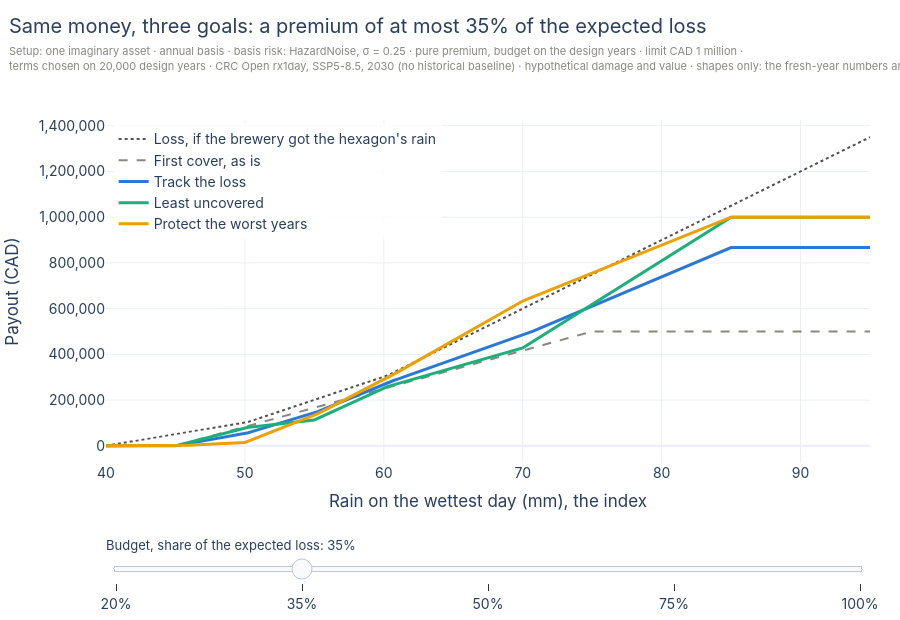

The code cell stored with this chart in its notebook:
### Markdown cell above
Two things move. At the same loss level, basis risk alone cuts how much of the loss
the cover reaches. The plan's form also raises the expected loss, because the
damage curve bends upward: a wetter brewery loses more than a drier one saves.

> 💡 **Key idea: nothing is assumed silently.** The basis-risk model and the split
> are required, and `setup_text` states every other choice next to the numbers.

## 3. Three goals, same money

*Better at what?* The template pays nothing at or below 45 mm, can change slope at
50, 55, 60, 70 and 85 mm, and pays at most CAD 1 million. The plan designed it for
three goals with the same budget, a premium of at most 35% of the expected loss on
the design years (`Budget(ratio=0.35)`), close to what the first cover costs:

| Goal | In plain words | In the module |
|---|---|---|
| Track the loss | Pay close to the loss; paying too much counts as much as too little | `MSE()` |
| Least uncovered | Shrink the loss the payout leaves uncovered, every year alike | `ExpectedUncovered()` |
| Protect the worst years | Weigh mostly the worst tenth of the years for what's left uncovered | `WeightedCVaR(alpha=0.9, beta=0.9)` |

Drag the slider to change the budget of all three; `design` is the plan's design
step as a function.

### Code cell
RATIOS = (0.2, 0.35, 0.5, 0.75, 1.0)
COLORS = dict(zip(GOALS, (BLUE, AQUA, YELLOW)))
designs = {(ratio, goal): design(template, design_years, objective, budget=Budget(ratio=ratio), limit=LIMIT)
           for ratio in RATIOS for goal, objective in GOALS.items()}

rain = np.linspace(40.0, 95.0, 221)
fig = go.Figure()
fig.add_trace(go.Scatter(x=rain, y=ASSET["value_cad"] * np.asarray(DAMAGE.evaluate(rain), dtype=float), mode="lines",
                         name="Loss, if the brewery got the hexagon's rain", line=dict(color=INK, width=2, dash="dot"),
                         hovertemplate="%{x:.0f} mm: loss CAD %{y:,.0f}<extra></extra>"))
fig.add_trace(go.Scatter(x=rain, y=first_cover.payout_values(rain), mode="lines", name="First cover, as is",
                         line=dict(color=MUTED, width=2, dash="dash"),
                         hovertemplate="First cover<br>%{x:.0f} mm: pays CAD %{y:,.0f}<extra></extra>"))
for ratio in RATIOS:
    for goal in GOALS:
        fig.add_trace(go.Scatter(x=rain, y=designs[ratio, goal].cover.payout_values(rain), mode="lines", name=goal,
                                 line=dict(color=COLORS[goal], width=3), visible=ratio == BUDGET.ratio,
                                 hovertemplate=f"{goal}<br>%{{x:.0f}} mm: pays CAD %{{y:,.0f}}<extra></extra>"))


def budget_title(ratio):
    return f"Same money, three goals: a premium of at most {ratio:.0%} of the expected loss"


steps = [dict(method="update", label=f"{ratio:.0%}",
              args=[{"visible": [True, True] + [item == ratio for item in RATIOS for _ in GOALS]},
                    {"title.text": budget_title(ratio)}])
         for ratio in RATIOS]
layout(fig, budget_title(BUDGET.ratio),
       f"Setup: one imaginary asset · annual basis · basis risk: HazardNoise, σ = {SIGMA} · pure premium, budget on the design years · "
       f"limit CAD 1 million ·<br>terms chosen on {N_YEARS:,} design years · CRC Open rx1day, SSP5-8.5, {HORIZON} (no historical baseline) · "
       f"hypothetical damage and value · shapes only: the fresh-year numbers are in section 1",
       xaxis_title="Rain on the wettest day (mm), the index", yaxis=dict(title="Payout (CAD)", tickformat=",.0f"),
       legend=dict(x=0.01, y=0.99, xanchor="left", yanchor="top", bgcolor="rgba(255,255,255,0.85)"), height=620, bottom=130,
       sliders=[dict(active=RATIOS.index(BUDGET.ratio), currentvalue=dict(prefix="Budget, share of the expected loss: ", font=dict(size=13)),
                     pad=dict(t=70), steps=steps)])
fig.show()

### Figure 1 — Plotly figure (JSON) as saved in the notebook; plotly's stock layout.template omitted (floating-point values rounded to 4 significant figures; data arrays with more than 128 entries replaced by an {"elided": "..."} marker saying what was removed)
{"data": [{"hovertemplate": "%{x:.0f} mm: loss CAD %{y:,.0f}<extra></extra>", "line": {"color": "#52514e", "dash": "dot", "width": 2}, "mode": "lines", "name": "Loss, if the brewery got the hexagon's rain", "type": "scatter", "x": {"elided": "221 float values"}, "y": {"elided": "221 float values"}}, {"hovertemplate": "First cover<br>%{x:.0f} mm: pays CAD %{y:,.0f}<extra></extra>", "line": {"color": "#8a8880", "dash": "dash", "width": 2}, "mode": "lines", "name": "First cover, as is", "type": "scatter", "x": {"elided": "221 float values"}, "y": {"elided": "221 float values"}}, {"hovertemplate": "Track the loss<br>%{x:.0f} mm: pays CAD %{y:,.0f}<extra></extra>", "line": {"color": "#2a78d6", "width": 3}, "mode": "lines", "name": "Track the loss", "type": "scatter", "visible": false, "x": {"elided": "221 float values"}, "y": {"elided": "221 float values"}}, {"hovertemplate": "Least uncovered<br>%{x:.0f} mm: pays CAD %{y:,.0f}<extra></extra>", "line": {"color": "#1baf7a", "width": 3}, "mode": "lines", "name": "Least uncovered", "type": "scatter", "visible": false, "x": {"elided": "221 float values"}, "y": {"elided": "221 float values"}}, {"hovertemplate": "Protect the worst years<br>%{x:.0f} mm: pays CAD %{y:,.0f}<extra></extra>", "line": {"color": "#eda100", "width": 3}, "mode": "lines", "name": "Protect the worst years", "type": "scatter", "visible": false, "x": {"elided": "221 float values"}, "y": {"elided": "221 float values"}}, {"hovertemplate": "Track the loss<br>%{x:.0f} mm: pays CAD %{y:,.0f}<extra></extra>", "line": {"color": "#2a78d6", "width": 3}, "mode": "lines", "name": "Track the loss", "type": "scatter", "visible": true, "x": {"elided": "221 float values"}, "y": {"elided": "221 float values"}}, {"hovertemplate": "Least uncovered<br>%{x:.0f} mm: pays CAD %{y:,.0f}<extra></extra>", "line": {"color": "#1baf7a", "width": 3}, "mode": "lines", "name": "Least uncovered", "type": "scatter", "visible": true, "x": {"elided": "221 float values"}, "y": {"elided": "221 float values"}}, {"hovertemplate": "Protect the worst years<br>%{x:.0f} mm: pays CAD %{y:,.0f}<extra></extra>", "line": {"color": "#eda100", "width": 3}, "mode": "lines", "name": "Protect the worst years", "type": "scatter", "visible": true, "x": {"elided": "221 float values"}, "y": {"elided": "221 float values"}}, {"hovertemplate": "Track the loss<br>%{x:.0f} mm: pays CAD %{y:,.0f}<extra></extra>", "line": {"color": "#2a78d6", "width": 3}, "mode": "lines", "name": "Track the loss", "type": "scatter", "visible": false, "x": {"elided": "221 float values"}, "y": {"elided": "221 float values"}}, {"hovertemplate": "Least uncovered<br>%{x:.0f} mm: pays CAD %{y:,.0f}<extra></extra>", "line": {"color": "#1baf7a", "width": 3}, "mode": "lines", "name": "Least uncovered", "type": "scatter", "visible": false, "x": {"elided": "221 float values"}, "y": {"elided": "221 float values"}}, {"hovertemplate": "Protect the worst years<br>%{x:.0f} mm: pays CAD %{y:,.0f}<extra></extra>", "line": {"color": "#eda100", "width": 3}, "mode": "lines", "name": "Protect the worst years", "type": "scatter", "visible": false, "x": {"elided": "221 float values"}, "y": {"elided": "221 float values"}}, {"hovertemplate": "Track the loss<br>%{x:.0f} mm: pays CAD %{y:,.0f}<extra></extra>", "line": {"color": "#2a78d6", "width": 3}, "mode": "lines", "name": "Track the loss", "type": "scatter", "visible": false, "x": {"elided": "221 float values"}, "y": {"elided": "221 float values"}}, {"hovertemplate": "Least uncovered<br>%{x:.0f} mm: pays CAD %{y:,.0f}<extra></extra>", "line": {"color": "#1baf7a", "width": 3}, "mode": "lines", "name": "Least uncovered", "type": "scatter", "visible": false, "x": {"elided": "221 float values"}, "y": {"elided": "221 float values"}}, {"hovertemplate": "Protect the worst years<br>%{x:.0f} mm: pays CAD %{y:,.0f}<extra></extra>", "line": {"color": "#eda100", "width": 3}, "mode": "lines", "name": "Protect the worst years", "type": "scatter", "visible": false, "x": {"elided": "221 float values"}, "y": {"elided": "221 float values"}}, {"hovertemplate": "Track the loss<br>%{x:.0f} mm: pays CAD %{y:,.0f}<extra></extra>", "line": {"color": "#2a78d6", "width": 3}, "mode": "lines", "name": "Track the loss", "type": "scatter", "visible": false, "x": {"elided": "221 float values"}, "y": {"elided": "221 float values"}}, {"hovertemplate": "Least uncovered<br>%{x:.0f} mm: pays CAD %{y:,.0f}<extra></extra>", "line": {"color": "#1baf7a", "width": 3}, "mode": "lines", "name": "Least uncovered", "type": "scatter", "visible": false, "x": {"elided": "221 float values"}, "y": {"elided": "221 float values"}}, {"hovertemplate": "Protect the worst years<br>%{x:.0f} mm: pays CAD %{y:,.0f}<extra></extra>", "line": {"color": "#eda100", "width": 3}, "mode": "lines", "name": "Protect the worst years", "type": "scatter", "visible": false, "x": {"elided": "221 float values"}, "y": {"elided": "221 float values"}}], "layout": {"font": {"family": "Inter, Helvetica, Arial, sans-serif", "size": 14}, "height": 620, "hoverlabel": {"font": {"size": 13}}, "legend": {"bgcolor": "rgba(255,255,255,0.85)", "x": 0.01, "xanchor": "left", "y": 0.99, "yanchor": "top"}, "margin": {"b": 130, "l": 75, "r": 30, "t": 120}, "sliders": [{"active": 1, "currentvalue": {"font": {"size": 13}, "prefix": "Budget, share of the expected loss: "}, "pad": {"t": 70}, "steps": [{"args": [{"visible": [true, true, true, true, true, false, false, false, false, false, false, false, false, false, false, false, false]}, {"title.text": "Same money, three goals: a premium of at most 20% of the expected loss"}], "label": "20%", "method": "update"}, {"args": [{"visible": [true, true, false, false, false, true, true, true, false, false, false, false, false, false, false, false, false]}, {"title.text": "Same money, three goals: a premium of at most 35% of the expected loss"}], "label": "35%", "method": "update"}, {"args": [{"visible": [true, true, false, false, false, false, false, false, true, true, true, false, false, false, false, false, false]}, {"title.text": "Same money, three goals: a premium of at most 50% of the expected loss"}], "label": "50%", "method": "update"}, {"args": [{"visible": [true, true, false, false, false, false, false, false, false, false, false, true, true, true, false, false, false]}, {"title.text": "Same money, three goals: a premium of at most 75% of the expected loss"}], "label": "75%", "method": "update"}, {"args": [{"visible": [true, true, false, false, false, false, false, false, false, false, false, false, false, false, true, true, true]}, {"title.text": "Same money, three goals: a premium of at most 100% of the expected loss"}], "label": "100%", "method": "update"}]}], "title": {"subtitle": {"font": {"color": "#8a8880", "size": 11}, "text": "Setup: one imaginary asset · annual basis · basis risk: HazardNoise, σ = 0.25 · pure premium, budget on the design years · limit CAD 1 million ·<br>terms chosen on 20,000 design years · CRC Open rx1day, SSP5-8.5, 2030 (no historical baseline) · hypothetical damage and value · shapes only: the fresh-year numbers are in section 1"}, "text": "Same money, three goals: a premium of at most 35% of the expected loss", "x": 0.01, "y": 0.97, "yanchor": "top"}, "xaxis": {"title": {"text": "Rain on the wettest day (mm), the index"}}, "yaxis": {"tickformat": ",.0f", "title": {"text": "Payout (CAD)"}}}}
